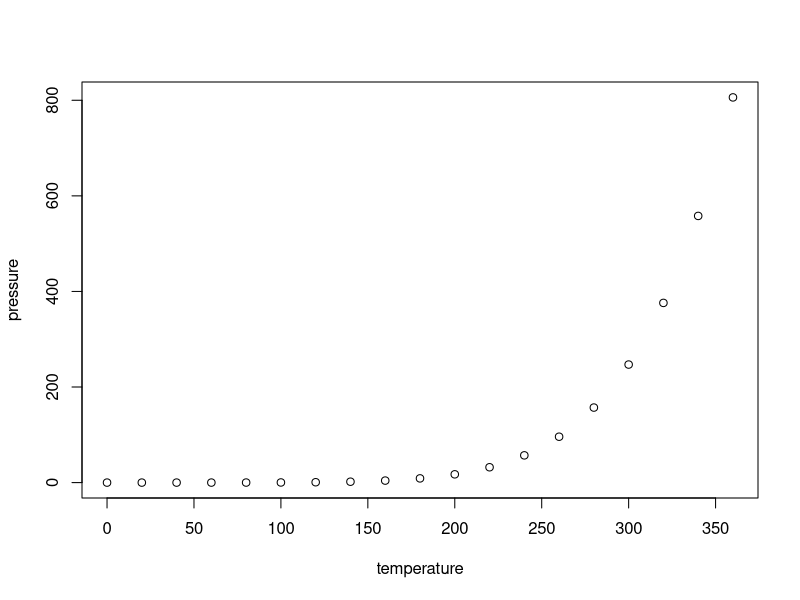
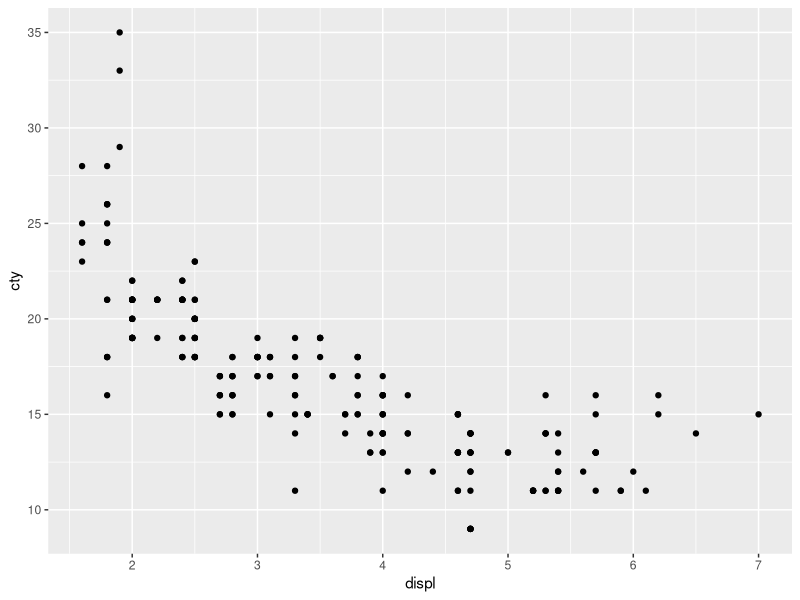

Recreate these plots in R, in order.
## ---- chunk 1
knitr::opts_chunk$set(echo = TRUE)
## ---- chunk 2
summary(cars)
## ---- chunk 3
plot(pressure)
library(tidyverse)
mpg |> 
ggplot(aes(x = displ, y = cty)) +
  geom_point()

